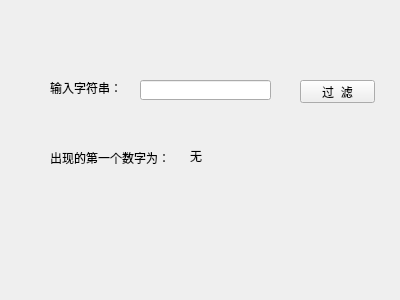
<?xml version="1.0" encoding="UTF-8"?>
<ui version="4.0">
 <class>Widget</class>
 <widget class="QWidget" name="Widget">
  <property name="geometry">
   <rect>
    <x>0</x>
    <y>0</y>
    <width>400</width>
    <height>300</height>
   </rect>
  </property>
  <property name="windowTitle">
   <string>Widget</string>
  </property>
  <widget class="QLabel" name="label">
   <property name="geometry">
    <rect>
     <x>50</x>
     <y>80</y>
     <width>81</width>
     <height>16</height>
    </rect>
   </property>
   <property name="text">
    <string>输入字符串：</string>
   </property>
  </widget>
  <widget class="QLineEdit" name="lineEdit">
   <property name="geometry">
    <rect>
     <x>140</x>
     <y>80</y>
     <width>131</width>
     <height>20</height>
    </rect>
   </property>
  </widget>
  <widget class="QPushButton" name="pushButton">
   <property name="geometry">
    <rect>
     <x>300</x>
     <y>80</y>
     <width>75</width>
     <height>23</height>
    </rect>
   </property>
   <property name="text">
    <string>过  滤</string>
   </property>
  </widget>
  <widget class="QLabel" name="label_2">
   <property name="geometry">
    <rect>
     <x>50</x>
     <y>150</y>
     <width>131</width>
     <height>16</height>
    </rect>
   </property>
   <property name="text">
    <string>出现的第一个数字为：</string>
   </property>
  </widget>
  <widget class="QLabel" name="labelNum">
   <property name="geometry">
    <rect>
     <x>190</x>
     <y>150</y>
     <width>54</width>
     <height>12</height>
    </rect>
   </property>
   <property name="text">
    <string>无</string>
   </property>
  </widget>
 </widget>
 <layoutdefault spacing="6" margin="11"/>
 <resources/>
 <connections/>
</ui>
